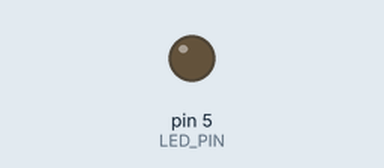
Recording of a sketch running on a simulated Arduino Uno, built with avr-gcc and run on an emulated ATmega328P. On the bench: output pins drawn as LEDs (lit = HIGH).

Above: at 0.05 s.
At 1.3 s:
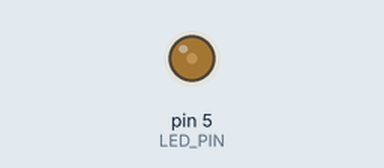
At 2.55 s:
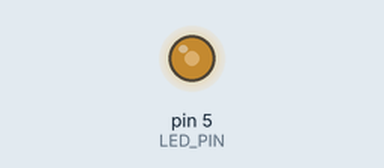
At 5.1 s:
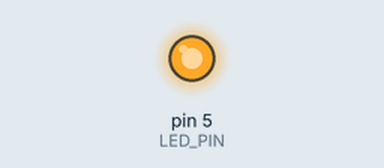
Timing chart, 0 to 6.6 s (numbered marks = the images above):
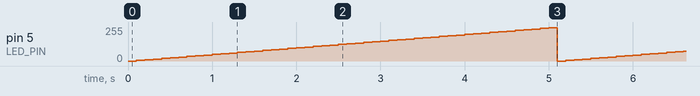

The sketch:

analog_output_PWM.ino
```cpp
#define LED_PIN 5

void setup() {
  pinMode(LED_PIN, OUTPUT);
}

int i;  // 0-255

void loop() {
  for (i=0;i<255;i+=5){
    analogWrite(LED_PIN, i);
    delay(100);
  }
}
```

Measured:
- by itself, pin 5 (LED_PIN): ramps from 0/255 to 250/255 and jumps back, once every 5.1 s
